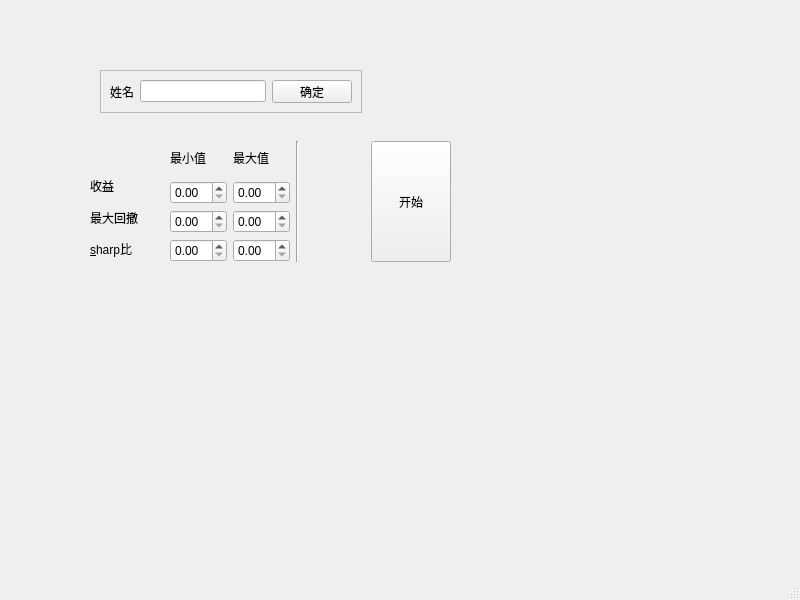
<?xml version="1.0" encoding="UTF-8"?>
<ui version="4.0">
 <class>MainWindow</class>
 <widget class="QMainWindow" name="MainWindow">
  <property name="geometry">
   <rect>
    <x>0</x>
    <y>0</y>
    <width>800</width>
    <height>600</height>
   </rect>
  </property>
  <property name="windowTitle">
   <string>MainWindow</string>
  </property>
  <widget class="QWidget" name="centralwidget">
   <widget class="QFrame" name="frame">
    <property name="geometry">
     <rect>
      <x>100</x>
      <y>70</y>
      <width>262</width>
      <height>43</height>
     </rect>
    </property>
    <property name="frameShape">
     <enum>QFrame::StyledPanel</enum>
    </property>
    <property name="frameShadow">
     <enum>QFrame::Raised</enum>
    </property>
    <layout class="QHBoxLayout" name="horizontalLayout">
     <item>
      <widget class="QLabel" name="label">
       <property name="text">
        <string>姓名</string>
       </property>
      </widget>
     </item>
     <item>
      <widget class="QLineEdit" name="lineEdit"/>
     </item>
     <item>
      <widget class="QPushButton" name="pushButton">
       <property name="text">
        <string>确定</string>
       </property>
      </widget>
     </item>
    </layout>
   </widget>
   <widget class="QWidget" name="">
    <property name="geometry">
     <rect>
      <x>90</x>
      <y>141</y>
      <width>361</width>
      <height>121</height>
     </rect>
    </property>
    <layout class="QHBoxLayout" name="horizontalLayout_2">
     <item>
      <layout class="QVBoxLayout" name="verticalLayout">
       <item>
        <widget class="QLabel" name="label_7">
         <property name="text">
          <string/>
         </property>
        </widget>
       </item>
       <item>
        <widget class="QLabel" name="label_2">
         <property name="text">
          <string>收益</string>
         </property>
        </widget>
       </item>
       <item>
        <widget class="QLabel" name="label_3">
         <property name="text">
          <string>最大回撤</string>
         </property>
        </widget>
       </item>
       <item>
        <widget class="QLabel" name="label_4">
         <property name="text">
          <string>&amp;sharp比</string>
         </property>
         <property name="buddy">
          <cstring>doubleSpinBox_sharp_min</cstring>
         </property>
        </widget>
       </item>
      </layout>
     </item>
     <item>
      <widget class="Line" name="line">
       <property name="orientation">
        <enum>Qt::Horizontal</enum>
       </property>
      </widget>
     </item>
     <item>
      <spacer name="verticalSpacer">
       <property name="orientation">
        <enum>Qt::Vertical</enum>
       </property>
       <property name="sizeHint" stdset="0">
        <size>
         <width>20</width>
         <height>40</height>
        </size>
       </property>
      </spacer>
     </item>
     <item>
      <layout class="QGridLayout" name="gridLayout">
       <item row="0" column="0">
        <widget class="QLabel" name="label_5">
         <property name="text">
          <string>最小值</string>
         </property>
        </widget>
       </item>
       <item row="0" column="1">
        <widget class="QLabel" name="label_6">
         <property name="text">
          <string>最大值</string>
         </property>
        </widget>
       </item>
       <item row="1" column="0">
        <widget class="QDoubleSpinBox" name="doubleSpinBox_returns_min"/>
       </item>
       <item row="1" column="1">
        <widget class="QDoubleSpinBox" name="doubleSpinBox_returns_max"/>
       </item>
       <item row="2" column="0">
        <widget class="QDoubleSpinBox" name="doubleSpinBox_maxdrawdown_min"/>
       </item>
       <item row="2" column="1">
        <widget class="QDoubleSpinBox" name="doubleSpinBox_maxdrawdown_max"/>
       </item>
       <item row="3" column="0">
        <widget class="QDoubleSpinBox" name="doubleSpinBox_sharp_min"/>
       </item>
       <item row="3" column="1">
        <widget class="QDoubleSpinBox" name="doubleSpinBox_sharp_max"/>
       </item>
      </layout>
     </item>
     <item>
      <widget class="Line" name="line_2">
       <property name="orientation">
        <enum>Qt::Vertical</enum>
       </property>
      </widget>
     </item>
     <item>
      <spacer name="horizontalSpacer">
       <property name="orientation">
        <enum>Qt::Horizontal</enum>
       </property>
       <property name="sizeType">
        <enum>QSizePolicy::Preferred</enum>
       </property>
       <property name="sizeHint" stdset="0">
        <size>
         <width>200</width>
         <height>20</height>
        </size>
       </property>
      </spacer>
     </item>
     <item>
      <widget class="QPushButton" name="pushButton_2">
       <property name="maximumSize">
        <size>
         <width>300</width>
         <height>300</height>
        </size>
       </property>
       <property name="text">
        <string>开始</string>
       </property>
      </widget>
     </item>
    </layout>
   </widget>
  </widget>
  <widget class="QMenuBar" name="menubar">
   <property name="geometry">
    <rect>
     <x>0</x>
     <y>0</y>
     <width>800</width>
     <height>22</height>
    </rect>
   </property>
  </widget>
  <widget class="QStatusBar" name="statusbar"/>
 </widget>
 <tabstops>
  <tabstop>doubleSpinBox_returns_min</tabstop>
  <tabstop>doubleSpinBox_returns_max</tabstop>
  <tabstop>doubleSpinBox_maxdrawdown_min</tabstop>
  <tabstop>doubleSpinBox_maxdrawdown_max</tabstop>
  <tabstop>doubleSpinBox_sharp_min</tabstop>
  <tabstop>doubleSpinBox_sharp_max</tabstop>
  <tabstop>lineEdit</tabstop>
  <tabstop>pushButton</tabstop>
  <tabstop>pushButton_2</tabstop>
 </tabstops>
 <resources/>
 <connections/>
</ui>
